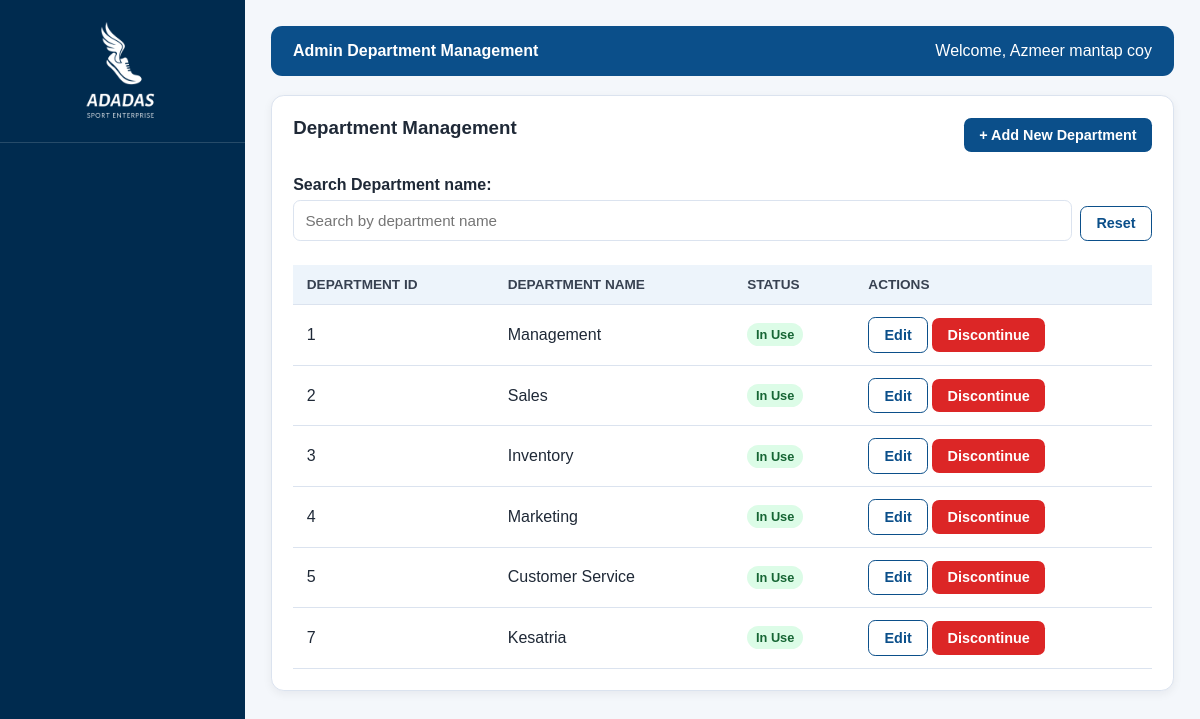
The app's page /AdminDepartmentManagement.php (signed in) with its own data.
### tables this page shows
CREATE TABLE `employee` (
  `EmployeeID` int(11) NOT NULL,
  `DepartmentID` int(11) DEFAULT NULL,
  `Name` varchar(150) NOT NULL,
  `Email` varchar(100) NOT NULL,
  `Password` varchar(255) NOT NULL,
  `Role` varchar(50) DEFAULT NULL,
  `PhoneNum` varchar(20) DEFAULT NULL,
  `Status` varchar(20) DEFAULT 'Active'
);

CREATE TABLE `department` (
  `DepartmentID` int(11) NOT NULL,
  `DepartmentName` varchar(100) NOT NULL,
  `Status` varchar(20) DEFAULT 'In Use'
);

### AdminDepartmentManagement.php (the view, shortened to what this page needs)
<?php
include("function.php");
$loggedInUser = $_SESSION['UserID'];
$sqlAdmin = "SELECT Name FROM employee WHERE EmployeeID = '$loggedInUser'";
$queryAdmin = mysqli_query($dbconn, $sqlAdmin) or die("Error: " . mysqli_error($dbconn));
if ($row = mysqli_fetch_assoc($queryAdmin)) {
    $adminName = $row['Name'];
} else {
    $adminName = "Admin";
}
$search = isset($_GET['search']) ? mysqli_real_escape_string($dbconn, $_GET['search']) : '';
$sqlDepartment = "SELECT *
                  FROM department
                  WHERE DepartmentName LIKE '%$search%'
                  ORDER BY DepartmentID ASC";
$departments = mysqli_query($dbconn, $sqlDepartment) or die("Error processing department query: " . mysqli_error($dbconn));
?>
<html>
<head>
    <link rel="stylesheet" href="style.css">
</head>
<body>
    <div class="layout">
        <?php
        include 'AdminSidebar.php';
        ?>
        <div class="main-content">
            <?php show_header('Admin Department Management', $adminName); ?>
            <div class="mn-content">
                <div class="container">
                    <div class="card">
                        <div style="display:flex; justify-content:space-between; align-items:center; margin-bottom:1.5rem;">
                            <h3>Department Management</h3>
                            <a href="AdminDepartmentProcess.php?action=add" class="btn btn-primary" style="text-decoration:none;">
                                + Add New Department
                            </a>
                        </div>
                        <form class="searchbar" id="searchForm" method="get" onsubmit="event.preventDefault();">
                            <div style="flex: 1; display: flex; gap: 15px; align-items: flex-end;">
                                <div style="flex: 2;">
                                    <label style="margin-top: 0;">Search Department name:</label>
                                    <input type="text" id="tableSearch" name="search"
                                        placeholder="Search by department name" value="<?= htmlspecialchars($search) ?>"
                                        oninput="liveSearch()">
                                </div>
                            </div>
                            <button type="button" class="btn btn-secondary" onclick="document.getElementById('tableSearch').value=''; liveSearch();" style="margin-top: auto;">Reset</button>
                        </form>
                        <div class="table-responsive">
                            <table class="data-table">
                                <thead>
                                    <tr>
                                        <th>Department ID</th>
                                        <th>Department Name</th>
                                        <th>Status</th>
                                        <th>Actions</th>
                                    </tr>
                                </thead>
                                <tbody>
                                    <?php if (mysqli_num_rows($departments) > 0) {
                                        while ($row = mysqli_fetch_assoc($departments)) { ?>
                                            <tr>
                                                <td><?php echo htmlspecialchars($row['DepartmentID']); ?></td>
                                                <td><?php echo htmlspecialchars($row['DepartmentName']); ?></td>
                                                <td>
                                                    <?php
                                                    $badgeClass = (trim(strtolower($row['Status'])) === 'in use') ? 'active' : 'inactive';
                                                    ?>
                                                    <span class="badge badge-<?= $badgeClass ?>">
                                                        <?= htmlspecialchars($row['Status']) ?>
                                                    </span>
                                                </td>
                                                <td>
                                                    <a href="AdminDepartmentProcess.php?action=edit&id=<?php echo $row['DepartmentID']; ?>" class="btn btn-secondary">Edit</a>
                                                    <?php if ($row['Status'] == 'In Use'): ?>
                                                        <a href="AdminDepartmentProcess.php?action=deactivate&id=<?= $row['DepartmentID'] ?>"
                                                            class="btn btn-danger"
                                                            onclick="return confirm('Are you sure you want to Discontinued the department?');">
                                                            Discontinue
                                                        </a>
                                                    <?php endif; ?>
                                                </td>
                                            </tr>
                                        <?php }
                                    } else { ?>
                                        <tr>
                                            <td colspan="3" style="text-align:center;">No departments found.</td>
                                        </tr>
                                    <?php } ?>
                                </tbody>
                            </table>
                        </div>
                    </div>
                </div>
            </div>
        </div>
    </div>
</body>
</html>

### function.php (shortened to what this page needs)
<?php
function show_header($title, $Name)
{
    echo '<header>';
    echo '<strong>' . $title . '</strong>';
    if (isset($_SESSION['UserID'])) {
        echo '<span>Welcome, ' . $Name . '</span>';
    }
    echo '</header>';
}
?>

### style.css (style rules this page uses)
:root { --color-primary: #0b4f8a; --color-nav: #002b4f; --color-bg: #f4f7fb; --color-surface: #ffffff; --color-text: #1f2937; --color-muted: #6b7280; --color-border: #dbe3ef; --green: #16a34a; --red: #dc2626; --yellow: #d97706; }
* { box-sizing: border-box; margin: 0; padding: 0; }
header { background: var(--color-primary); color: #fff; padding: 1rem 1.4rem; border-radius: 0.7rem; margin-bottom: 1.2rem; display: flex; justify-content: space-between; align-items: center; gap: 1rem; }
body { font-family: sans-serif; background: var(--color-bg); color: var(--color-text); min-height: 100vh; }
a { color: inherit; }
label { display: block; margin-top: 0.85rem; font-weight: 600; }
.card { background: var(--color-surface); border: 1px solid var(--color-border); border-radius: 0.8rem; padding: 1.35rem; box-shadow: 0 3px 10px rgba(15, 23, 42, 0.06); margin-bottom: 1.2rem; width: 100%; box-sizing: border-box; min-width: 0; }
input, select, textarea { width: 100%; padding: 0.7rem; border: 1px solid var(--color-border); border-radius: 0.45rem; background: #fff; font-size: 0.95rem; margin-top: 0.35rem; }
.container { max-width: 1200px; margin: 0 auto; }
.layout { display: flex; width: 100%; min-height: 100vh; max-width: 100vw; overflow-x: hidden; }
.main-content { margin-left: 245px; flex: 1; min-width: 0; max-width: 100%; padding: 1.6rem; }
.btn { display: inline-block; padding: 0.55rem 0.95rem; border-radius: 0.45rem; font-weight: 600; cursor: pointer; text-decoration: none; border: none; font-size: 0.9rem; }
.btn-primary { background: var(--color-primary); color: #fff; }
.btn-danger { background: var(--red); color: #fff; }
.btn-secondary { background: #fff; color: var(--color-primary); border: 1px solid var(--color-primary); }
.searchbar { display: flex; align-items: flex-end; gap: 0.5rem; margin-bottom: 1.5rem; }
.card h3 { margin-bottom: 0.8rem; }
.table-responsive { width: 100%; overflow-x: auto; margin-top: 1rem; -webkit-overflow-scrolling: touch; }
table { width: 100%; border-collapse: collapse; background: #fff; white-space: nowrap; text-align: left; }
th, td { padding: 0.75rem 0.85rem; border-bottom: 1px solid var(--color-border); text-align: left; vertical-align: middle; white-space: nowrap; }
th { background: #edf4fb; color: #374151; font-size: 0.85rem; text-transform: uppercase; }
.badge { display: inline-block; padding: 0.25rem 0.55rem; border-radius: 999px; font-size: 0.8rem; font-weight: bold; }
.badge-active { background: #dcfce7 ; color: #166534 ; }

### records on screen
employee: Name "Azmeer mantap coy"
department: DepartmentID "1", DepartmentName "Management", Status "In Use"
department: DepartmentID "2", DepartmentName "Sales", Status "In Use"
department: DepartmentID "3", DepartmentName "Inventory", Status "In Use"
department: DepartmentID "4", DepartmentName "Marketing", Status "In Use"
department: DepartmentID "5", DepartmentName "Customer Service", Status "In Use"
department: DepartmentID "7", DepartmentName "Kesatria", Status "In Use"

### other values on screen
$title "Admin Department Management"
